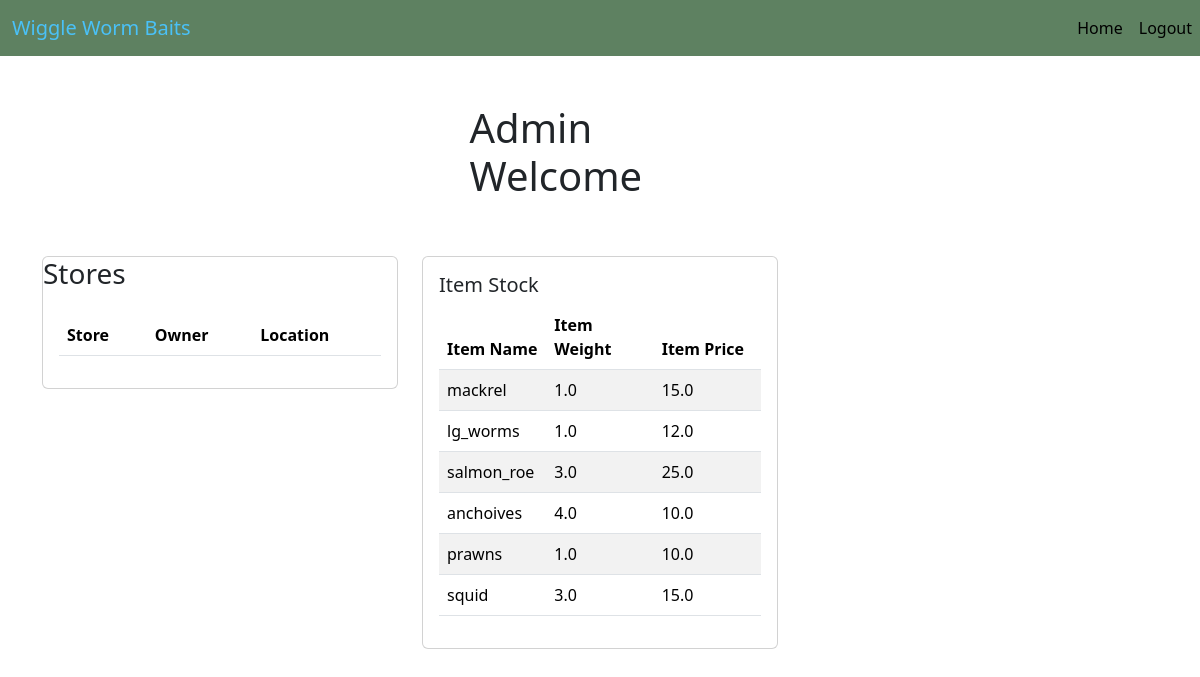
/admin_homepage/ (signed in), run on the app's committed database.
### wiggle_worm/models.py (models this page shows)
class Item(models.Model):
    item_id = models.CharField(max_length=100, primary_key=True)
    item_name = models.CharField(max_length=255)
    item_weight = models.FloatField()
    item_price = models.FloatField()

### wiggle_worm/views.py (the view)
# urls.py: path('admin_homepage/', views.admin_homepage, name='admin_homepage'),
@login_required()
def admin_homepage(request):
    user = request.user
    print(user.role)
    items = Item.objects.all()
    context = {'user': user, 'items': items}
    print(user.role)
    if user.role == 'Administrator':
        print('administrator')
        return render(request, 'admin/admin_homepage.html', context)
    else:
        print(user.role)
    return render(request, '/', context)

### templates/admin/admin_homepage.html (shortened to what this page needs)
{% extends 'base.html' %}
{% block content %}
    <div class="container mt-5">
        <div class="row justify-content-center">
            <div class="col-lg-3 col-md-4">
                <h1>Admin Welcome</h1>
            </div>
        </div>
    </div>
    <div class="container mt-lg-5">
        <div class="row">
            <div class="col-md-4">
                <div class="card">
                    <h3 class="card-title">Stores</h3>
                        <div class="card-body">
                            <table class="table table-striped">
                                <thead>
                                    <tr>
                                        <th scope="col">Store</th>
                                        <th scope="col">Owner</th>
                                        <th scope="col">Location</th>
                                    </tr>
                                </thead>
                            </table>
                        </div>
                </div>
            </div>
            <div class="col-md-4">
                <div class="card">
                    <div class="card-body">
                        <h5 class="card-title">Item Stock</h5>
                        <table class="table table-hover table-striped" style="table-layout: fixed; width: 100%">
                            <thead>
                            <tr>
                                <th scope="col">Item Name</th>
                                <th scope="col">Item Weight</th>
                                <th scope="col">Item Price</th>
                            </tr>
                            </thead>
                            <tbody>
                            {% for item in items %}
                            <tr class="clickable-row" onclick="new bootstrap.Modal(document.getElementById('modal{{ item.item_id }}')).show()">
                                <td class="align-middle">{{ item.item_name }}</td>
                                <td class="align-middle">{{ item.item_weight }}</td>
                                <td class="align-middle">{{ item.item_price}}</td>
                            </tr>
                            {% endfor %}
                            </tbody>
                        </table>
                    </div>
                </div>
            </div>
        </div>
    </div>
{% endblock %}

### templates/base.html (shortened to what this page needs)
<!doctype html>
<html lang="en">
  <head>
      <link rel="stylesheet" href="https://cdn.jsdelivr.net/npm/bootstrap@5.3.3/dist/css/bootstrap.min.css">
  </head>
  <body>
    <nav class="navbar navbar-custom navbar-expand-lg">
        <div class="container-fluid">
            <a class="navbar-brand" href="/">Wiggle Worm Baits</a>
        </div>
        <div class="collapse navbar-collapse" id="navbardSupportedContent">
            <ul class="navbar-nav me-auto mb-2 mb-lg-0">
                <li class="nav-item">
                    <a class="nav-link active" aria-current="page" href="/home">Home</a>
                </li>
                {% if user.is_authenticated %}
                    <li class="nav-item">
                        <a class="nav-link active" aria-current="page" href="{% url 'logout' %}">Logout</a>
                    </li>
                {% else %}
                    <li class="nav-item">
                        <a class="nav-link active" href="{% url 'login' %}">Login</a>
                    </li>
                {% endif %}
            </ul>
        </div>
    </nav>
    {% block content %}
    {% endblock %}
  </body>
</html>

### templates/base.html (style rules this page uses)
.navbar-custom { background-color: #5e8161; }
.navbar-custom .navbar-brand, .navbar-custom .navbar-text { color: #4ac1f7; }

### templates/admin/admin_homepage.html (style rules this page uses)
.clickable-row, .clickable-row td { cursor: pointer !important; transition: background-color 0.2s; }

### data on the page
Item: item_name "mackrel", item_weight "1.0", item_price "15.0"
Item: item_name "lg_worms", item_weight "1.0", item_price "12.0"
Item: item_name "salmon_roe", item_weight "3.0", item_price "25.0"
Item: item_name "anchoives", item_weight "4.0", item_price "10.0"
Item: item_name "prawns", item_weight "1.0", item_price "10.0"
Item: item_name "squid", item_weight "3.0", item_price "15.0"
